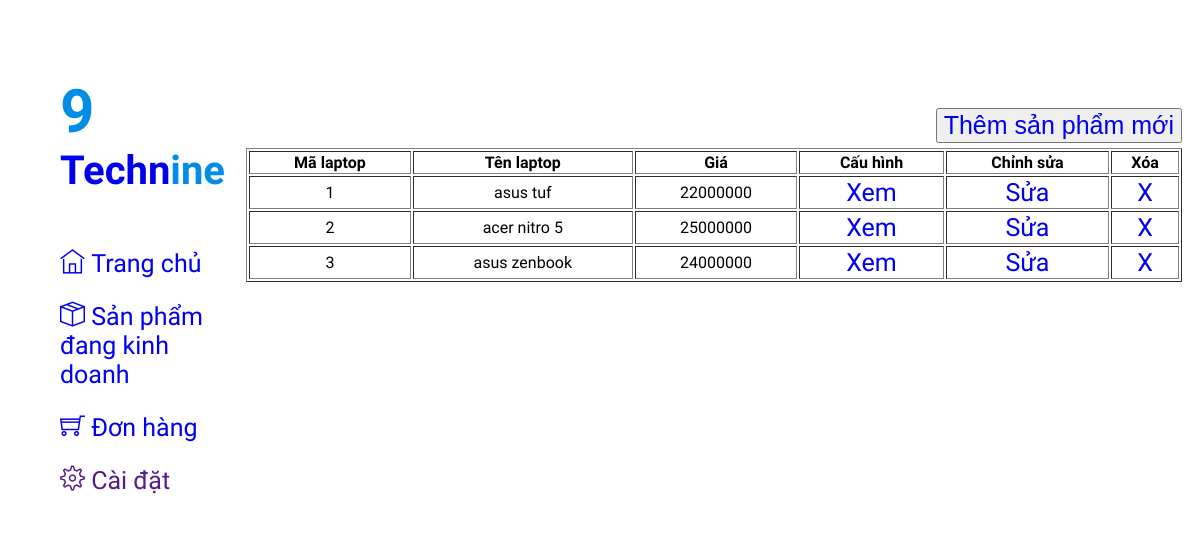
Screenshot of /admin/products/all_products.php with the database file from the repository.
### tables this page shows
CREATE TABLE `laptop` (
  `ma` int(10) UNSIGNED NOT NULL,
  `ten` varchar(100) NOT NULL,
  `gia` int(10) NOT NULL,
  `ma_nha_san_xuat` int(10) NOT NULL,
  `ma_loai` int(10) NOT NULL,
  `bao_mat` varchar(100) NOT NULL,
  `wifi` varchar(100) NOT NULL,
  `van_tay` int(1) NOT NULL,
  `he_dieu_hanh` varchar(100) NOT NULL,
  `nhan_dien_khuon_mat` int(1) NOT NULL,
  `bluetooth` varchar(100) NOT NULL,
  `ma_man_hinh` int(10) NOT NULL,
  `ma_cpu` int(10) NOT NULL,
  `ma_o_cung` int(10) NOT NULL,
  `ma_card_do_hoa` int(10) NOT NULL,
  `ma_RAM` int(10) NOT NULL
);

### admin/products/all_products.php (the view, shortened to what this page needs)
<?php include '../head.php'; ?>
<link rel="stylesheet" href="../style.css">
<link rel="stylesheet" href="../fonts-icon/themify-icons/themify-icons.css">
<?php
include '../menu.php';
require '../connect.php';
$sql_laptop = "SELECT * FROM laptop";
$ket_qua_laptop = mysqli_query($connect, $sql_laptop);
?>
<div style="width:80%; height:100%; float:right; padding: 100px 10px 1px 1px; border: 1px hidden; display: block; box-sizing: border-box; text-align: center;">
    <button style="float:right; margin-bottom: 5px">
        <a href="./form_insert.php">Thêm sản phẩm mới</a>
    </button>
    <table border="1" width="100%">
        <tr>
            <th>Mã laptop</th>
            <th>Tên laptop</th>
            <th>Giá</th>
            <th>Cấu hình</th>
            <th>Chỉnh sửa</th>
            <th>Xóa</th>
        </tr>
        <?php foreach ($ket_qua_laptop as $laptop){?>
        <tr>
            <td><?php echo $laptop['ma']; ?></td>
            <td><?php echo $laptop['ten']; ?></td>
            <td><?php echo $laptop['gia']; ?></td>
            <td>
                <a href="./read_config.php?ma=<?php echo $laptop['ma']?>">
                    Xem
                </a>
            </td>
            <td>
                <a href="form_update_laptop.php?ma=<?php echo $laptop['ma']; ?>">
                    Sửa
                </a>
            </td>
            <td>
                <a href="./process/delete_laptop.php?ma=<?php echo $laptop['ma']; ?>">
                    X
                </a>
            </td>
        </tr>
        <?php } ?>
    </table>
</div>
</body>
</html>

### admin/style.css (style rules this page uses)
:root { --xanh-duong: #018DE3; --xanh-ngoc: #B5D3EE; --xam: #A1A8BD; --tim-than: #112085; --nau: #884F3D; --xanh-dam: #2A71B2; }
#div_trai ul, a { list-style-type: none; text-decoration: none; font-size: 25px; }

### rows the page displays
laptop: ma "1", ten "asus tuf", gia "22000000"
laptop: ma "2", ten "acer nitro 5", gia "25000000"
laptop: ma "3", ten "asus zenbook", gia "24000000"
